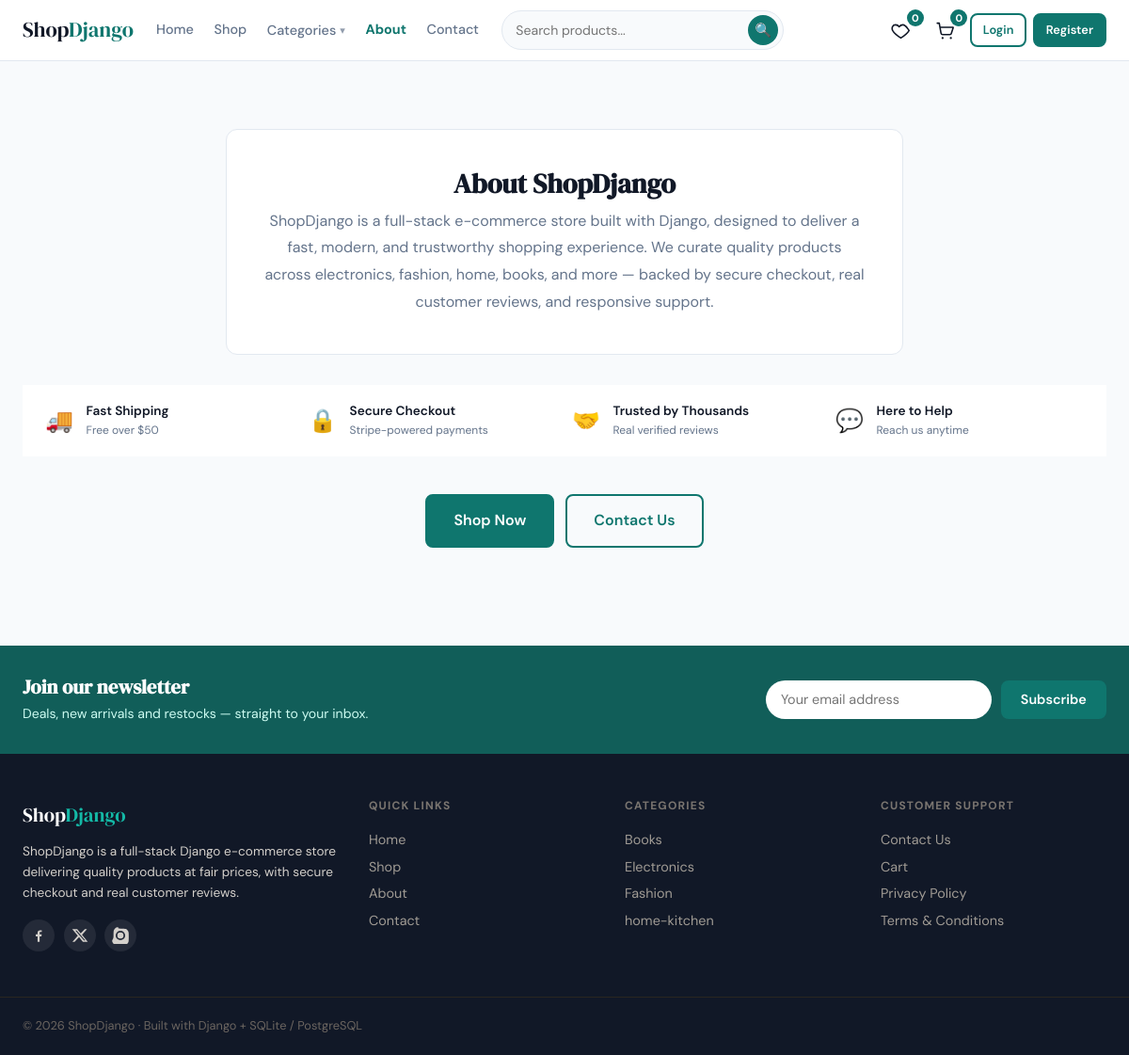
The page /about/ on the database its author committed.
### store/models.py (models this page shows, shortened)
class Category(models.Model):
    name = models.CharField(max_length=200)
    slug = models.SlugField(unique=True)
    description = models.TextField(blank=True)
    image = models.ImageField(upload_to='categories/', blank=True)
    class Meta:
        verbose_name_plural = 'Categories'
        ordering = ['name']
    def get_absolute_url(self):
        return reverse('store:product_list_by_category', args=[self.slug])

### store/views.py (the view)
# urls.py: path('about/', views.about, name='about'),
def about(request):
    return render(request, 'store/about.html')

### cart/cart.py (called while the page is built)
    def __len__(self):
        return sum(item['quantity'] for item in self.cart.values())

### cart/context_processors.py (called while the page is built)
def cart(request):
    return {'cart': Cart(request)}

### store/context_processors.py (called while the page is built)
def wishlist_count(request):
    if request.user.is_authenticated:
        wishlist = getattr(request.user, 'wishlist', None)
        return {'wishlist_count': wishlist.products.count() if wishlist else 0}
    return {'wishlist_count': 0}

def nav_categories(request):
    return {'nav_categories': Category.objects.all()[:8]}

### templates/store/about.html (shortened to what this page needs)
{% extends 'base.html' %}
{% block content %}
<section class="section">
  <div class="auth-card" style="max-width:720px;text-align:center;">
    <h1 class="page-title" style="margin-bottom:.5rem">About ShopDjango</h1>
    <p style="color:var(--muted);line-height:1.8">
      ShopDjango is a full-stack e-commerce store built with Django, designed to deliver a
      fast, modern, and trustworthy shopping experience. We curate quality products across
      electronics, fashion, home, books, and more — backed by secure checkout, real customer
      reviews, and responsive support.
    </p>
  </div>
  <div class="trust-bar" style="border:none;margin-top:2rem;">
    <div class="trust-bar-inner" style="padding:0;">
      <div class="trust-item">
        <span class="trust-icon">&#x1F69A;</span>
        <div class="trust-text"><strong>Fast Shipping</strong><span>Free over $50</span></div>
      </div>
      <div class="trust-item">
        <span class="trust-icon">&#x1F512;</span>
        <div class="trust-text"><strong>Secure Checkout</strong><span>Stripe-powered payments</span></div>
      </div>
      <div class="trust-item">
        <span class="trust-icon">&#x1F91D;</span>
        <div class="trust-text"><strong>Trusted by Thousands</strong><span>Real verified reviews</span></div>
      </div>
      <div class="trust-item">
        <span class="trust-icon">&#x1F4AC;</span>
        <div class="trust-text"><strong>Here to Help</strong><span>Reach us anytime</span></div>
      </div>
    </div>
  </div>
  <div class="success-actions" style="margin-top:2.5rem">
    <a href="{% url 'store:product_list' %}" class="btn btn-primary btn-lg">Shop Now</a>
    <a href="{% url 'store:contact' %}" class="btn btn-outline btn-lg">Contact Us</a>
  </div>
</section>
{% endblock %}

### templates/base.html (shortened to what this page needs)
<!DOCTYPE html>
<html lang="en">
<head>
  {% load static %}
  <link rel="stylesheet" href="{% static 'css/main.css' %}">
</head>
<body>
<nav class="navbar">
  <div class="nav-inner">
    <a href="{% url 'store:product_list' %}" class="nav-logo">Shop<span>Django</span></a>
    <div class="nav-links" id="nav-links">
      <a href="{% url 'store:product_list' %}" class="{% if request.resolver_match.url_name == 'product_list' and not request.GET.q %}active{% endif %}">Home</a>
      <a href="{% url 'store:product_list' %}#products">Shop</a>
      <div class="nav-dropdown">
        <span class="nav-dropdown-label">Categories</span>
      </div>
      <a href="{% url 'store:about' %}" class="{% if request.resolver_match.url_name == 'about' %}active{% endif %}">About</a>
      <a href="{% url 'store:contact' %}" class="{% if request.resolver_match.url_name == 'contact' %}active{% endif %}">Contact</a>
    </div>
    <form method="get" action="{% url 'store:product_list' %}" class="nav-search">
      <input type="text" name="q" value="{{ query }}" placeholder="Search products..." class="nav-search-input" aria-label="Search products">
      <button type="submit" class="nav-search-btn" aria-label="Search">&#x1F50D;</button>
    </form>
    <div class="nav-right">
      <a href="{% if user.is_authenticated %}{% url 'store:wishlist' %}{% else %}{% url 'accounts:login' %}?next={% url 'store:wishlist' %}{% endif %}" class="icon-btn" aria-label="Wishlist">
        <svg viewBox="0 0 24 24" width="21" height="21" fill="none" stroke="currentColor" stroke-width="1.8" stroke-linecap="round" stroke-linejoin="round">
          <path d="M12 21s-7.5-4.6-10-9.1C.5 8.6 2 5 5.6 5c2 0 3.4 1 4.4 2.4C11 6 12.4 5 14.4 5 18 5 19.5 8.6 22 11.9 19.5 16.4 12 21 12 21z"/>
        </svg>
        <span id="wishlist-count" class="icon-count">{{ wishlist_count }}</span>
      </a>
      <a href="{% url 'cart:cart_detail' %}" class="icon-btn" aria-label="Cart">
        <span id="cart-count" class="icon-count">{{ cart|length }}</span>
      </a>
      {% if user.is_authenticated %}
      <div class="nav-dropdown profile-dropdown">
        <span class="nav-dropdown-label">
          <span class="profile-avatar-sm">{{ user.first_name|first|upper|default:user.username|first|upper }}</span>
          <span class="label-text">My Account</span>
        </span>
        <div class="nav-dropdown-menu nav-dropdown-menu-right">
          <a href="{% url 'accounts:profile' %}">Profile</a>
          <a href="{% url 'orders:order_list' %}">Orders</a>
          <a href="{% url 'store:wishlist' %}">Wishlist</a>
          <a href="{% url 'accounts:password_change' %}">Settings</a>
          <form method="post" action="{% url 'accounts:logout' %}">
            {% csrf_token %}
            <button type="submit" class="nav-link-btn">Logout</button>
          </form>
        </div>
      </div>
      {% else %}
      <a href="{% url 'accounts:login' %}" class="btn btn-outline btn-sm">Login</a>
      <a href="{% url 'accounts:register' %}" class="btn btn-primary btn-sm">Register</a>
      {% endif %}
    </div>
  </div>
</nav>
<main>{% block content %}{% endblock %}</main>
<footer class="footer">
  <div class="footer-newsletter">
    <div class="footer-newsletter-inner">
      <div>
        <h3>Join our newsletter</h3>
        <p>Deals, new arrivals and restocks — straight to your inbox.</p>
      </div>
      <form id="newsletter-form" class="newsletter-form" action="{% url 'store:newsletter_subscribe' %}" method="post">
        <input type="email" name="email" required placeholder="Your email address" class="newsletter-input">
        <button type="submit" class="btn btn-primary">Subscribe</button>
      </form>
    </div>
  </div>
  <div class="footer-inner">
    <div class="footer-brand">
      <span class="nav-logo">Shop<span>Django</span></span>
      <p>ShopDjango is a full-stack Django e-commerce store delivering quality products at fair prices, with secure checkout and real customer reviews.</p>
      <div class="footer-social">
        <a href="#" aria-label="Facebook" class="social-icon"><svg viewBox="0 0 24 24" width="18" height="18" fill="currentColor"><path d="M13.5 21v-7.6h2.55l.38-2.96h-2.93v-1.9c0-.86.24-1.44 1.47-1.44h1.57V4.8A21 21 0 0 0 14.1 4.7c-2.1 0-3.54 1.28-3.54 3.63v2.1H8v2.97h2.56V21z"/></svg></a>
        <a href="#" aria-label="Twitter / X" class="social-icon"><svg viewBox="0 0 24 24" width="18" height="18" fill="currentColor"><path d="M18.9 3H22l-7.1 8.1L23 21h-6.9l-5.4-6.6L4.4 21H1.3l7.6-8.7L1 3h7.1l4.9 6.1L18.9 3zM17.7 19h1.9L7.4 4.9H5.4L17.7 19z"/></svg></a>
        <a href="#" aria-label="Instagram" class="social-icon"></a>
      </div>
    </div>
    <div class="footer-links">
      <h4>Quick Links</h4>
      <a href="{% url 'store:product_list' %}">Home</a>
      <a href="{% url 'store:product_list' %}#products">Shop</a>
      <a href="{% url 'store:about' %}">About</a>
      <a href="{% url 'store:contact' %}">Contact</a>
    </div>
    <div class="footer-links">
      <h4>Categories</h4>
      {% for cat in nav_categories %}
      <a href="{{ cat.get_absolute_url }}">{{ cat.name }}</a>
      {% empty %}
      <span class="nav-dropdown-empty">No categories yet</span>
      {% endfor %}
    </div>
    <div class="footer-links">
      <h4>Customer Support</h4>
      <a href="{% url 'store:contact' %}">Contact Us</a>
      <a href="{% url 'cart:cart_detail' %}">Cart</a>
      <a href="{% url 'store:privacy_policy' %}">Privacy Policy</a>
      <a href="{% url 'store:terms' %}">Terms &amp; Conditions</a>
    </div>
  </div>
  <div class="footer-bottom">© 2026 ShopDjango · Built with Django + SQLite / PostgreSQL</div>
</footer>
</body>
</html>

### rows shown on the page
Category: name "Books"
Category: name "Electronics"
Category: name "Fashion"
Category: name "home-kitchen"

### other values the page prints
{{ wishlist_count }} "0"
{{ cart|length }} "0"
